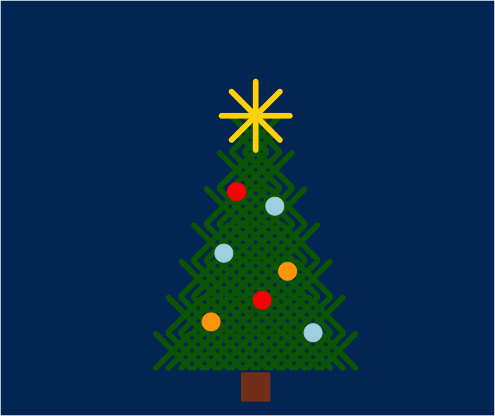

Write the R code that produced this figure.

library("ggplot2")

x <- c(1,2,3,4,5,6,7,8,9,10,11,12,13,14,
       2,3,4,5,6,7,8,9,10,11,12,13,
       3,4,5,6,7,8,9,10,11,12,
       4,5,6,7,8,9,10,11,
       5,6,7,8,9,10,
       6,7,8,9,
       7,8,
       7.5) 
y <- c(1,1,1,1,1,1,1,1,1,1,1,1,1,1,
       2,2,2,2,2,2,2,2,2,2,2,2,
       3,3,3,3,3,3,3,3,3,3,
       4,4,4,4,4,4,4,4,
       5,5,5,5,5,5,
       6,6,6,6,
       7,7,
       6.5)

pieniek <- data.frame(x = 7.5, y = 0)
bombki_cz <- data.frame(y = c(2.4, 5.4), x = c(8, 6))
bombki_nieb <- data.frame(y = c(1.5, 3.7, 5), x = c(12, 5, 9))
bombki_pom <- data.frame(y = c(1.8, 3.2), x = c(4, 10))




length(x)
length(y)



choinka <- data.frame(x = x, y = y)


ggplot(pieniek, aes(x = x, y = y)) +
  geom_point(size = 10,
             shape = 15, color = "#873e23", fill = "#873e23") +
  geom_point(data = choinka, aes(x =x, y =y), color = "darkgreen", shape = 4, size = 10, stroke = 3) +
  xlim(-10, 24) + ylim(0, 10) +
  geom_point(data = bombki_cz, aes(x =x , y =y), size = 6, shape= 19, color = "red") +
  geom_point(data = bombki_nieb, aes(x =x , y =y), size = 6, shape= 19, color = "lightblue")+
  geom_point(data = bombki_pom, aes(x =x , y =y), size = 6, shape= 19, color = "orange") + 
  geom_point(data = data.frame(x = 7.5, y = 7.5), aes(x = x, y = y), size = 15,
             shape = 8, color = "gold", fill = "gold", stroke = 3) +
  theme(panel.background = element_rect(fill = "#003366"),
        plot.background = element_rect(fill = "#003366"),
        panel.grid.major =  element_blank(),
        panel.grid.minor = element_blank(),
        axis.line = element_blank(),
        axis.text = element_blank(),
        axis.title = element_blank(),
        axis.ticks = element_blank(),
        panel.border = element_blank())
  
  
    
